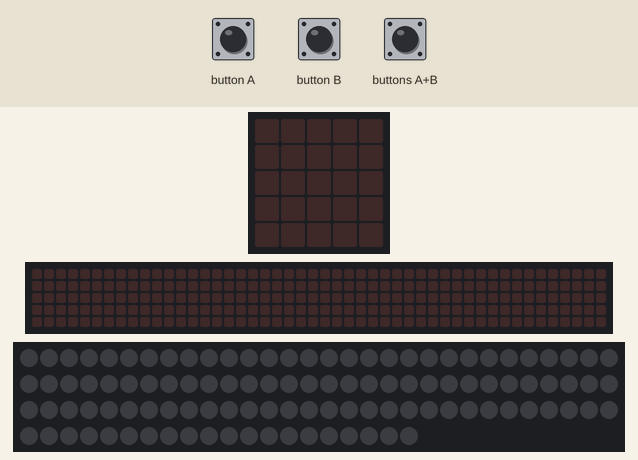
A program run on a simulated Calliope mini (MakeCode). Parts: the board's 5×5 LED display, a strip that is not on the board, showing the scrolling text unrolled, 110 RGB LEDs in strip order, left to right, continuing on the next row. The inputs (shaded band) are chosen by the test bench. Dim RGB values are drawn brighter than linear; the 48×5 strip is a reading aid, not a part: it shows the text the display is scrolling, unrolled, one strip-width of it at a time.

Above: at 1.2 s.
1.3 s: button A pressed for 0.15 s
At 1.6 s:
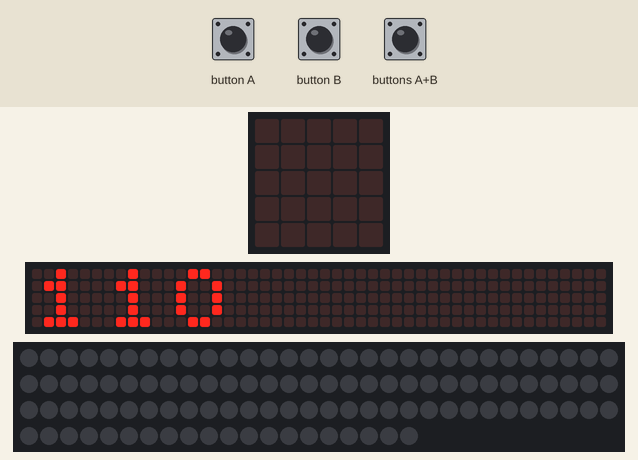
4.3 s: button B pressed for 0.15 s
At 5.2 s:
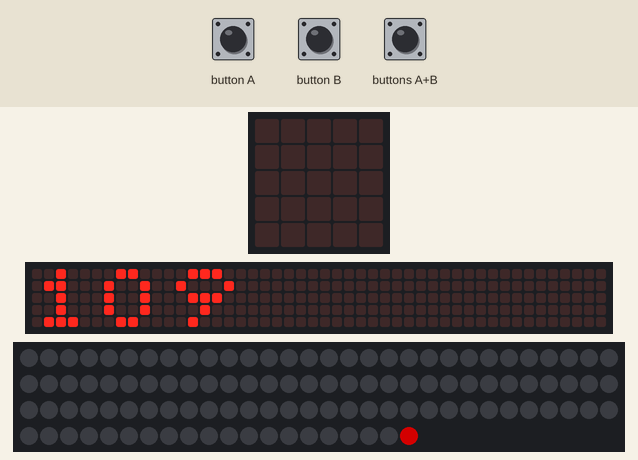
7.3 s: buttons A+B pressed for 0.15 s
At 7.52 s:
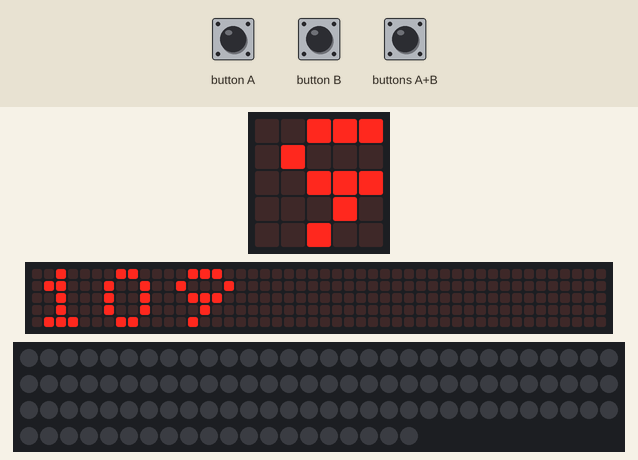
10.3 s: buttons A+B pressed for 1 s
At 12.5 s:
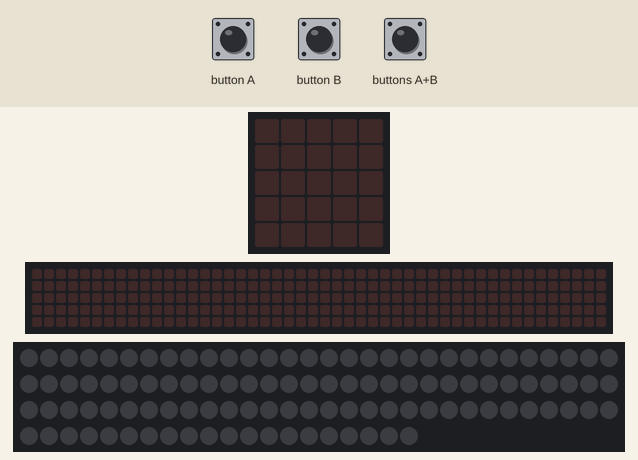
12.8 s: button A pressed for 0.15 s
At 14.5 s:
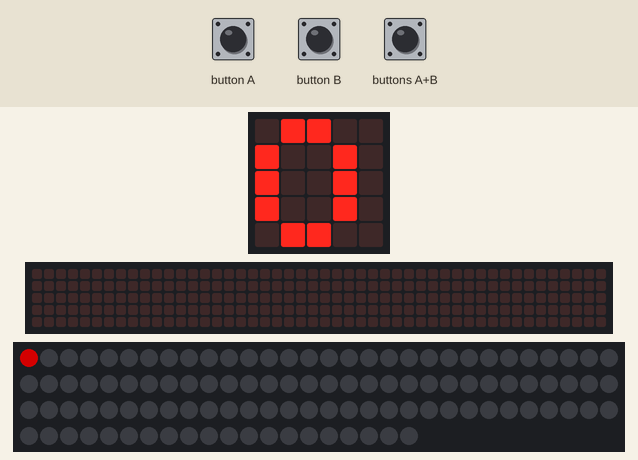
Timing chart, 0 to 16.0 s (numbered marks = the images above; inputs shaded):
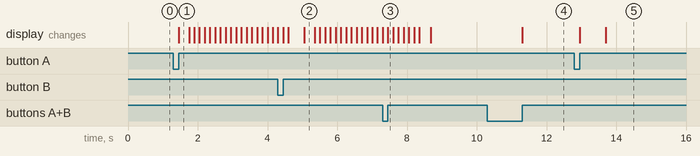

The program:

main.ts
```typescript
input.onButtonEvent(Button.A, input.buttonEventClick(), function () {
    basic.showNumber(counter)
    strip.clear()
    strip.setPixelColor(counter, neopixel.colors(NeoPixelColors.Red))
    strip.show()
    counter += 1
})
input.onButtonEvent(Button.AB, input.buttonEventClick(), function () {
    counter = 0
    strip.clear()
    strip.show()
})
input.onButtonEvent(Button.B, input.buttonEventClick(), function () {
    if (counter > 0) {
        counter += -1
        basic.showNumber(counter)
        strip.clear()
        strip.setPixelColor(counter, neopixel.colors(NeoPixelColors.Red))
        strip.show()
    }
})
let counter = 0
let strip: neopixel.Strip = null
strip = neopixel.create(DigitalPin.P0, 110, NeoPixelMode.RGB)
counter = 110
basic.forever(function () {

})
```

test.ts
```typescript
// Hier kann man Tests durchführen; diese Datei wird nicht kompiliert, wenn dieses Paket als Erweiterung verwendet wird.
```

Measured:
- after the input at 1.3 s, the display: changes after 0.15 s (image 1)
- after the input at 4.3 s, the display: first differs from a run without the input after 0.75 s (image 2)
- after the input at 7.3 s, the display: first differs from a run without the input after 0.15 s (image 3)
- after the input at 12.8 s, the display: first changes after 0.15 s (image 5 shows a later state)
